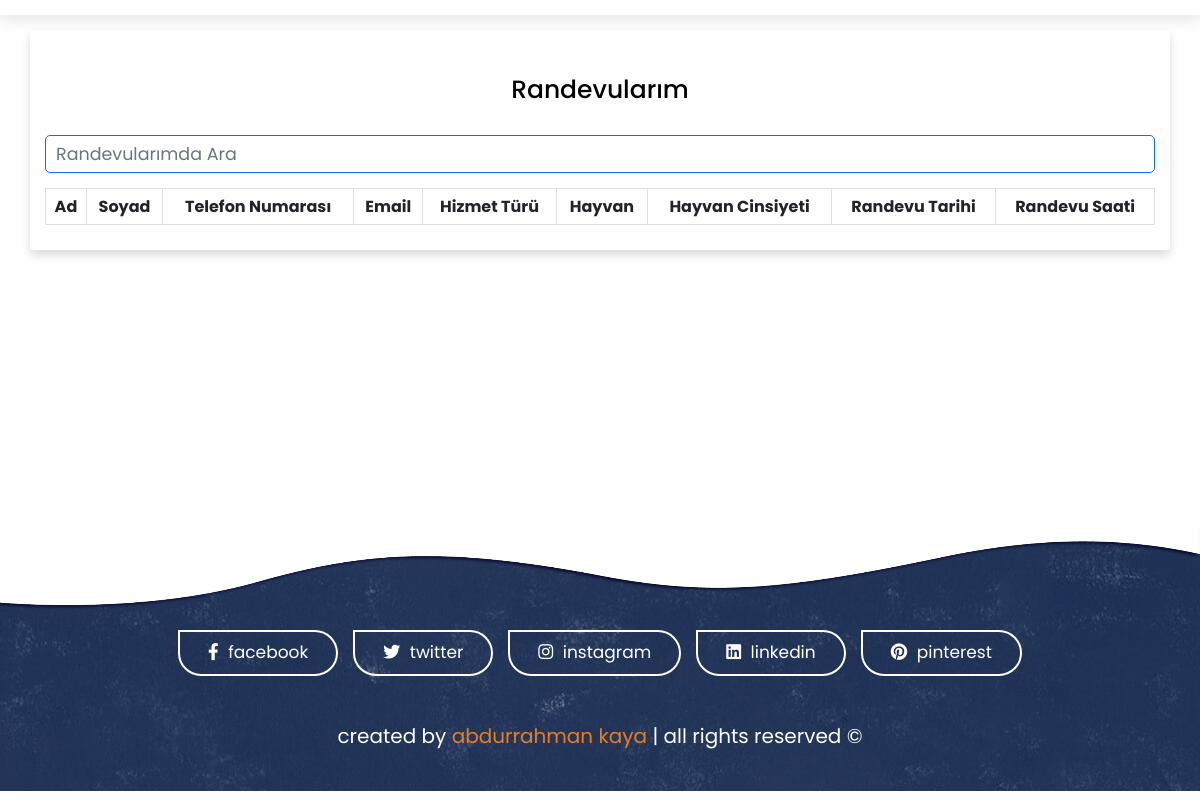
Page /booking/my_appointments on the earlier database version.
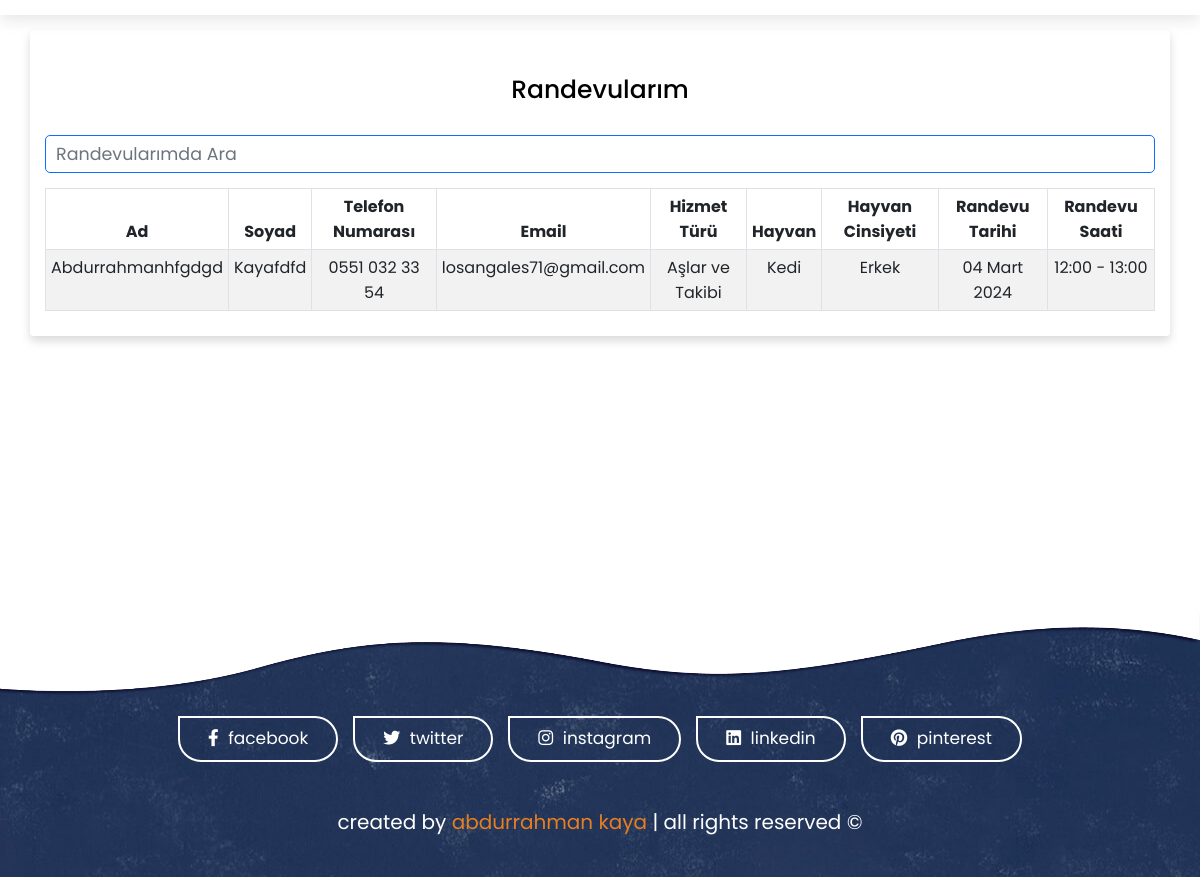
Same page on the later database version.
### booking/models.py (models this page shows, shortened)
class Appointment(models.Model):
    name = models.CharField(max_length=50,verbose_name="Ad")
    surname = models.CharField(max_length=50,verbose_name="Soyad")
    service = models.CharField(max_length=50, choices=SERVICE_CHOICES, default="Aşlar ve Takibi", verbose_name="Hizmet")
    day = models.DateField(default=datetime.now)
    time = models.CharField(max_length=50, choices=TIME_CHOICES, default="3 PM", verbose_name="Saat")
    phone = models.CharField(max_length=11, verbose_name="Telefon Numarası")
    email = models.CharField(max_length=50, verbose_name="Email")
    animal = models.CharField(max_length=50, choices= ANIMAL_CHOICES, default="Kedi", verbose_name="Hayvan")
    gender = models.CharField(max_length=50, choices= GENDER_CHOICES, default="Erkek", verbose_name="Cinsiyet")
    time_ordered = models.DateTimeField(default=datetime.now, blank=True, verbose_name="Randevu Alma Saati")
    class Meta:
        verbose_name = "Randevu"
        verbose_name_plural = "Randevular"

### booking/views.py (the view)
# urls.py: path('my_appointments', views.staffPanel, name='staffPanel'),
def staffPanel(request):
    today = datetime.today()
    minDate = today.strftime('%Y-%m-%d')
    deltatime = today + timedelta(days=21)
    strdeltatime = deltatime.strftime('%Y-%m-%d')
    maxDate = strdeltatime
    items = Appointment.objects.filter(day__range=[minDate, maxDate]).order_by('day', 'time')
    return render(request, 'staffPanel.html', {
        'items':items,
    })

### booking/templates/staffPanel.html (shortened to what this page needs)
{% extends 'layout.html' %}
{% load static %}
{% block body %}
<div class="shadow p-4 mb-5 bg-body bg-body rounded text-black  m-5 ">
    <h1 class="text-center mt-5 mb-5">Randevularım</h1>
    <input class="form-control form-control-lg fs-3 border border-primary" id="myInput" type="text" placeholder="Randevularımda Ara">
    <br>
    <div class="table-responsive">
      <table class="table table-bordered table-striped table-hover mx-auto">
          <thead>
            <tr>
              <th class="text-center" scope="col">Ad</th>
              <th class="text-center" scope="col">Soyad</th>
              <th class="text-center" scope="col">Telefon Numarası</th>
              <th class="text-center" scope="col">Email</th>
              <th class="text-center" scope="col">Hizmet Türü</th>
              <th class="text-center" scope="col">Hayvan</th>
              <th class="text-center" scope="col">Hayvan Cinsiyeti</th>
              <th class="text-center" scope="col">Randevu Tarihi</th>
              <th class="text-center" scope="col">Randevu Saati</th>
            </tr>
          </thead>
          <tbody id="myTable">
            {% for item in items %}
            <tr>
              <td class="text-center">{{item.name}}</td>
              <td class="text-center">{{item.surname}}</td>
              <td class="text-center">{{item.phone}}</td>
              <td class="text-center">{{item.email}}</td>
              <td class="text-center">{{item.service}}</td>
              <td class="text-center">{{item.animal}}</td>
              <td class="text-center">{{item.gender}}</td>
              <td class="text-center">{{item.day}}</td>
              <td class="text-center">{{item.time}}</td>
            </tr>
            {% endfor %}
          </tbody>
        </table>
      </div>
</div>
{% endblock %}

### booking/templates/layout.html (shortened to what this page needs)
{% load static %}
<!DOCTYPE html>
<html lang="en">
  <head>
    <link
      rel="stylesheet"
      href="https://cdnjs.cloudflare.com/ajax/libs/font-awesome/5.15.4/css/all.min.css"
    />
        <link href="https://cdn.jsdelivr.net/npm/bootstrap@5.2.1/dist/css/bootstrap.min.css" rel="stylesheet">
    <link rel="stylesheet" href="{% static 'css/style.css' %}" />
  </head>
  <body>
    <header class="header">
    </header>
  </body>
</html>
{% block body %}
{% endblock %}
    <section class="footer">
        <img src="{% static 'image/top_wave.png' %}" alt="" />
        <div class="share">
          <a
            style="text-decoration: none;"
            href="https://www.facebook.com/"
            class="btnn"
            target="_blank"
          >
            <i class="fab fa-facebook-f"></i> facebook
          </a>
          <a
            style="text-decoration: none;"
            href="https://www.twitter.com/"
            class="btnn"
            target="_blank"
          >
            <i class="fab fa-twitter"></i> twitter
          </a>
          <a
            style="text-decoration: none;"
            href="https://www.instagram.com/"
            class="btnn"
            target="_blank"
          >
            <i class="fab fa-instagram"></i> instagram
          </a>
          <a
            style="text-decoration: none;"
            href="https://www.linkedin.com/"
            class="btnn"
            target="_blank"
          >
            <i class="fab fa-linkedin"></i> linkedin
          </a>
          <a
            style="text-decoration: none;"
            href="https://www.pinterest.com/"
            class="btnn"
            target="_blank"
          >
            <i class="fab fa-pinterest"></i> pinterest
          </a>
        </div>
        <div class="credit">
          created by <span> abdurrahman kaya </span> | all rights reserved &copy;
        </div>
      </section>
    </body>
  </html>

### static/css/style.css (style rules this page uses)
* { font-family: "Poppins", sans-serif; margin: 0; padding: 0; -webkit-box-sizing: border-box; box-sizing: border-box; outline: none; border: none; text-decoration: none; -webkit-transition: 0.2s linear; transition: 0.2s linear; }
html { font-size: 62.5%; overflow-x: hidden; scroll-behavior: smooth; scroll-padding-top: 4rem; }
section { padding: 5rem 9%; }
.btnn { display: inline-block; margin-top: 1rem; padding: 0.8rem 2.8rem; border-radius: 5rem; border-top-left-radius: 0; border: 0.2rem solid #130f40; cursor: pointer; background: none; color: #130f40; font-size: 1.7rem; overflow: hidden; z-index: 0; position: relative; }
.btnn::before { content: ""; position: absolute; top: 0; left: 0; height: 100%; width: 100%; background: #130f40; z-index: -1; -webkit-transition: 0.2s linear; transition: 0.2s linear; -webkit-clip-path: circle(0% at 0% 5%); clip-path: circle(0% at 0% 5%); }
.header { background: #fff; display: -webkit-box; display: -ms-flexbox; display: flex; -webkit-box-align: center; -ms-flex-align: center; align-items: center; -webkit-box-pack: justify; -ms-flex-pack: justify; justify-content: space-between; padding: 2rem 9%; -webkit-box-shadow: 0 0.5rem 1.5rem rgba(0, 0, 0, 0.1); box-shadow: 0 0.5rem 1.5rem rgba(0, 0, 0, 0.1); position: fixed; top: 0; left: 0; right: 0; z-index: 1000; -webkit-transform: translateY(-10rem); transform: translateY(-10rem); }
.footer { position: relative; background: url(../image/footer_background.jpg) no-repeat; background-position: center; background-size: center; padding-top: 10rem; padding-bottom: 2rem; }
.footer img { position: absolute; top: 0; left: 0; height: 10rem; width: 100%; }
.footer .share { display: -webkit-box; display: -ms-flexbox; display: flex; -webkit-box-pack: center; -ms-flex-pack: center; justify-content: center; -ms-flex-wrap: wrap; flex-wrap: wrap; gap: 1.5rem; }
.footer .share a { color: #fff; border-color: #fff; }
.footer .share a::before { background: #fff; }
.footer .share a i { padding-right: 0.5rem; }
.footer .credit { text-align: center; color: #fff; font-size: 2rem; padding: 2rem 1rem; margin-top: 2.5rem; }
.footer .credit span { color: #e67e22; }

### booking/templates/staffPanel.html (style rules this page uses)
body { min-height: auto; }

Differences in the rows shown:
added Appointment: name "Abdurrahmanhfgdgd", surname "Kayafdfd", phone "0551 032 33 54", email "losangales71@gmail.com", service "Aşlar ve Takibi", animal "Kedi", gender "Erkek", day "04 Mart 2024", time "12:00 - 13:00"
